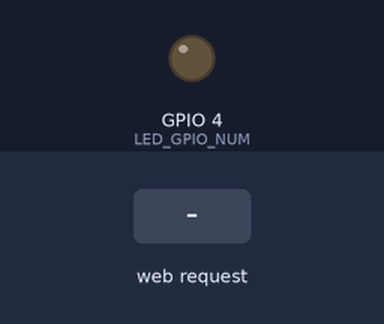
Simulated run of this sketch. Board: ESP32. On the bench: output pins drawn as LEDs (lit = HIGH). The test bench sets the inputs (shaded band). WiFi joins after 1.5 s; servers stay silent unless stated; the camera gives no picture; what the sketch prints to the serial monitor is not drawn.

Above: at 3.0 s.
3.1 s: HTTP request GET /led?level=1 received
At 4.1 s:
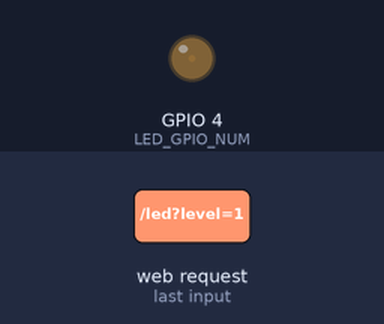
4.6 s: HTTP request GET /led?level=120 received
At 5.2 s:
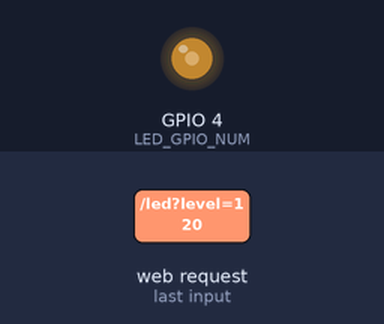
Timing chart, 0 to 7.6 s (numbered marks = the images above; inputs shaded):
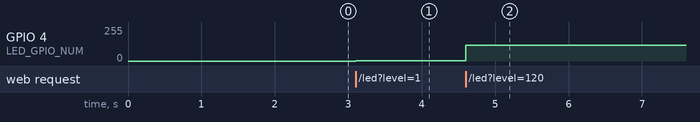

Measured:
- after the input at 3.1 s, GPIO 4 (LED_GPIO_NUM): 0/255 → 1/255 at once
- after the input at 4.6 s, GPIO 4 (LED_GPIO_NUM): 1/255 → 120/255 at once

The sketch:

AI_CAM_FINAL.ino
```cpp
// Filename: esp32_detection_cam_firmware.ino

#include "esp_camera.h"
#include <WiFi.h>
#include <WebServer.h>

// --- WiFi Configuration ---
const char* ssid = "AsishJIOBroadband";      // <-- REPLACE WITH YOUR WIFI NAME
const char* password = "asish123"; // <-- REPLACE WITH YOUR WIFI PASSWORD
// --- Pin Definitions for AI-Thinker Model ---
#define PWDN_GPIO_NUM     32
#define RESET_GPIO_NUM    -1
#define XCLK_GPIO_NUM      0
#define SIOD_GPIO_NUM     26
#define SIOC_GPIO_NUM     27
#define Y9_GPIO_NUM       35
#define Y8_GPIO_NUM       34
#define Y7_GPIO_NUM       39
#define Y6_GPIO_NUM       36
#define Y5_GPIO_NUM       21
#define Y4_GPIO_NUM       19
#define Y3_GPIO_NUM       18
#define Y2_GPIO_NUM        5
#define VSYNC_GPIO_NUM    25
#define HREF_GPIO_NUM     23
#define PCLK_GPIO_NUM     22
#define LED_GPIO_NUM       4 // Onboard Flashlight
#define LEDC_FLASH_CHANNEL 1

WebServer server(80);
WebServer streamServer(81);

// --- CAMERA INITIALIZATION ---
bool initCamera() {
    camera_config_t config;
    config.ledc_channel=LEDC_CHANNEL_0; config.ledc_timer=LEDC_TIMER_0;
    config.pin_d0=Y2_GPIO_NUM; config.pin_d1=Y3_GPIO_NUM; config.pin_d2=Y4_GPIO_NUM;
    config.pin_d3=Y5_GPIO_NUM; config.pin_d4=Y6_GPIO_NUM; config.pin_d5=Y7_GPIO_NUM;
    config.pin_d6=Y8_GPIO_NUM; config.pin_d7=Y9_GPIO_NUM;
    config.pin_xclk=XCLK_GPIO_NUM; config.pin_pclk=PCLK_GPIO_NUM;
    config.pin_vsync=VSYNC_GPIO_NUM; config.pin_href=HREF_GPIO_NUM;
    config.pin_sscb_sda=SIOD_GPIO_NUM; config.pin_sscb_scl=SIOC_GPIO_NUM;
    config.pin_pwdn=PWDN_GPIO_NUM; config.pin_reset=RESET_GPIO_NUM;
    config.xclk_freq_hz=20000000; config.pixel_format=PIXFORMAT_JPEG;
    config.frame_size=FRAMESIZE_VGA; config.jpeg_quality=12; config.fb_count=2;
    if (esp_camera_init(&config) != ESP_OK) { Serial.println("Camera init failed"); return false; }
    return true;
}

// --- WEB HANDLERS ---
void handleStream() {
    WiFiClient client=streamServer.client();
    if(client){
        String response="HTTP/1.1 200 OK\r\nContent-Type: multipart/x-mixed-replace; boundary=frame\r\n\r\n";
        client.print(response);
        while(client.connected()){
            camera_fb_t*fb=esp_camera_fb_get();
            if(!fb){Serial.println("Capture failed!");break;}
            client.print("--frame\r\nContent-Type: image/jpeg\r\nContent-Length: "+String(fb->len)+"\r\n\r\n");
            client.write(fb->buf,fb->len);
            client.print("\r\n");
            esp_camera_fb_return(fb);
        }
        client.stop();
    }
}

void handleLedControl() {
    if (server.hasArg("level")) {
        ledcWrite(LEDC_FLASH_CHANNEL, constrain(server.arg("level").toInt(), 0, 255));
        server.send(200, "text/plain", "OK");
    } else {
        server.send(400, "text/plain", "Missing 'level'");
    }
}

void connectToWiFi() {
    Serial.print("Connecting to WiFi");
    WiFi.begin(ssid, password);
    for (int i = 0; i < 20 && WiFi.status() != WL_CONNECTED; i++) {
        delay(500); Serial.print(".");
    }
    if (WiFi.status() != WL_CONNECTED) {
        Serial.println("\nFATAL: WiFi failed! Restarting...");
        delay(3000); ESP.restart();
    }
    Serial.printf("\nWiFi Connected! IP Address: %s\n", WiFi.localIP().toString().c_str());
}

// --- SETUP AND MAIN LOOP ---
void setup() {
    Serial.begin(115200);
    Serial.println("\n\nBooting System...");

    ledcSetup(LEDC_FLASH_CHANNEL,5000,8);
    ledcAttachPin(LED_GPIO_NUM,LEDC_FLASH_CHANNEL);
    ledcWrite(LEDC_FLASH_CHANNEL,0);

    if(!initCamera()){Serial.println("FATAL: Camera failed! Restarting...");delay(3000);ESP.restart();}

    connectToWiFi();

    server.on("/led", HTTP_GET, handleLedControl);
    server.begin();
    streamServer.on("/stream", HTTP_GET, handleStream);
    streamServer.begin();

    Serial.println("System online and ready.");
}

void loop() {
    // If WiFi connection is lost, attempt to reconnect.
    if (WiFi.status() != WL_CONNECTED) {
        Serial.println("WiFi connection lost! Reconnecting...");
        connectToWiFi();
    }
    server.handleClient();
    streamServer.handleClient();
    delay(1);
}
```
